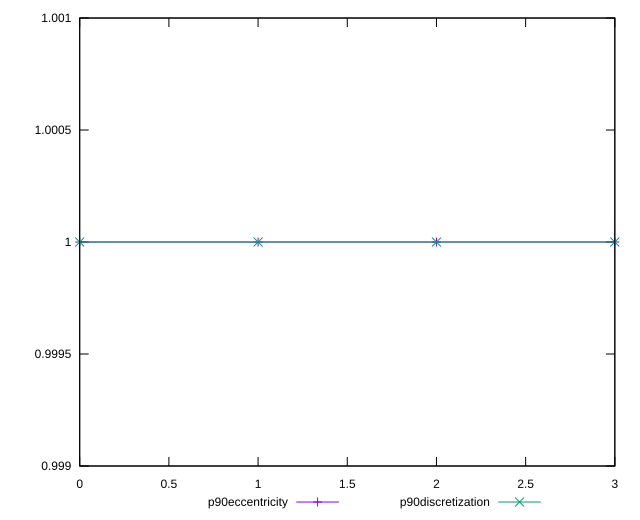

Write the gnuplot code that produced this figure.
reset

$p90Eccentricity <<EOF
0 0.9999999999999996
1 1.0000000000000007
2 0.9999999999999997
3 1.0000000000000002
EOF

$p90Discretization <<EOF
0 1
1 1
2 1
3 1
EOF

set key outside below
set xrange [0:3]
set yrange [0.9989999999999996:1.0010000000000006]
set trange [0.9989999999999996:1.0010000000000006]
set terminal svg size 640, 520 enhanced background rgb 'white'
set output "reports/report_00027_2021-02-24T12-40-31.850Z/mainthread-work-breakdown/progression/eccentricity.svg"

plot $p90Eccentricity title "p90eccentricity" with linespoints, \
     $p90Discretization title "p90discretization" with linespoints

reset
